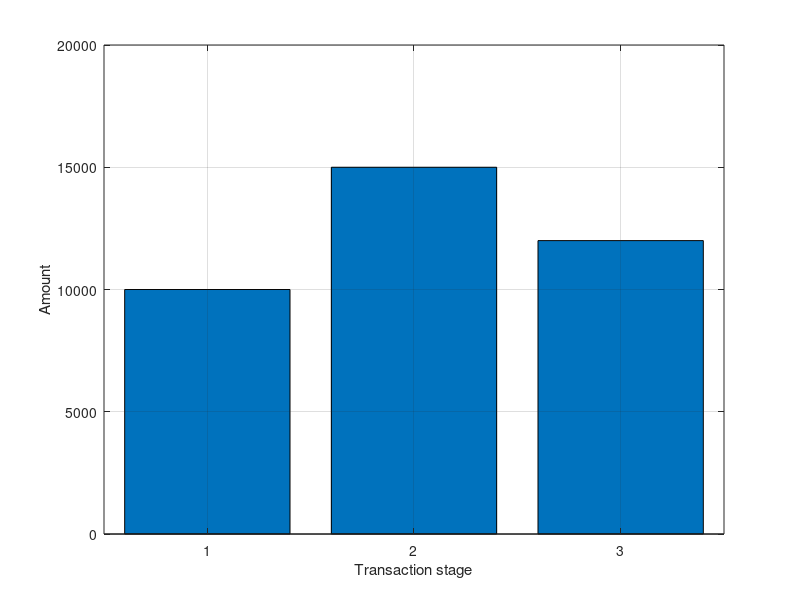

MATLAB code for this plot:
clc;
clear;
close all;

balance = 10000;
deposit = 5000;
withdraw = 3000;

new_balance = balance + deposit;

if new_balance < withdraw
disp('Insufficient Balance')
else
final_balance = new_balance - withdraw;
disp('Transsaction succcessful')
end

fprintf('Initial Balance: %.2f\n', balance);
fprintf('After Deposit: %.2f\n', new_balance);
fprintf('Now Withdraw: %.2f\n', withdraw);
fprintf('Final Balance: %.2f\n', final_balance);

figure
title('Bank Balance Analysis')
bar([balance new_balance final_balance])
xlabel('Transaction stage')
ylabel('Amount')
grid on
